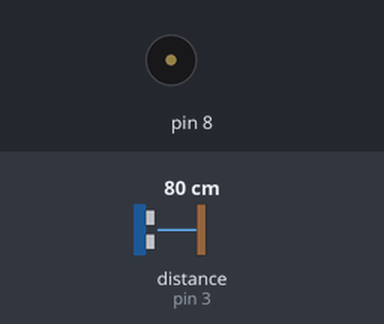
Bench run of a sketch on a simulated Arduino Uno, built with avr-gcc and run on an emulated ATmega328P. Parts: buzzer (waves = sounding). The inputs (shaded band) are chosen by the test bench; at power-on: distance to the obstacle (sensor on pin 3) 80 cm.

Above: at 0.8 s.
0.9 s: distance to the obstacle (sensor on pin 3) set to 6 cm
2.4 s: distance to the obstacle (sensor on pin 3) set to 3 cm
At 3.2 s:
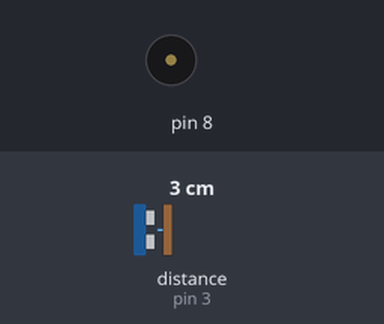
Timing chart, 0 to 9.9 s (numbered marks = the images above; inputs shaded):
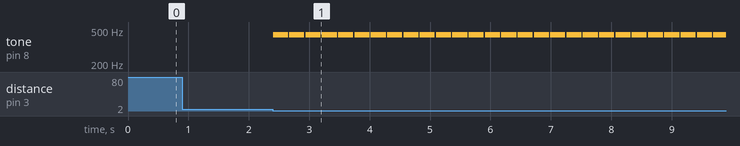

Measured:
- the behaviour switches between 5 and 4 cm on distance to the obstacle (sensor on pin 3) (found by bisection; images 0 and 1)
- after the input at 0.9 s, every drawn part: stays the same
- after the input at 2.4 s, tone on pin 8: alternates 440 Hz for 0.25 s and silent for 0.02 s, starting at once

The sketch:

distance_alarm.ino
```cpp
// program wywołuje Buzzer
// kiedy odległość od mBota jest poniżej 5 cm

#include <MeMCore.h>
#include <Arduino.h>
#include <Wire.h>
#include <SoftwareSerial.h>

MeUltrasonicSensor ultrasonic_3(3);
MeBuzzer buzzer;

void _delay(float seconds) {
  long endTime = millis() + seconds * 1000;
  while(millis() < endTime) _loop();
}

void setup() {
  while(1) {
      if(ultrasonic_3.distanceCm() < 5){

        buzzer.tone(440, 0.25 * 1000);
        _delay(0.02);

      }

      _loop();
  }

}

void _loop() {
}

void loop() {
  _loop();
}
```
